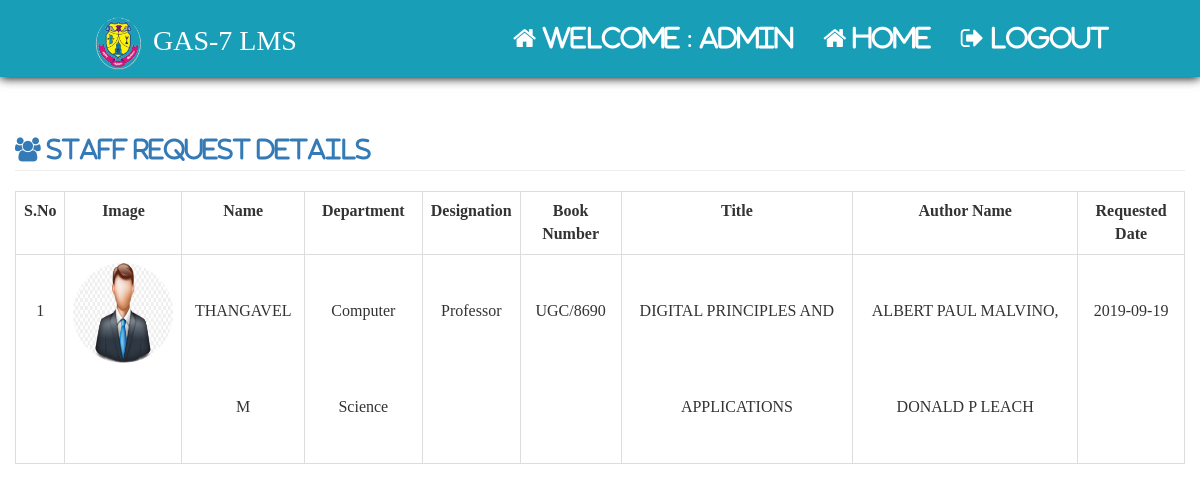
Page /admin/__admin_staff_requested_details.php (signed in) on the committed database.
### tables this page shows
CREATE TABLE `settings` (
  `id` int NOT NULL AUTO_INCREMENT,
  `app_name` varchar(30) NOT NULL,
  `app_decp` varchar(300) DEFAULT NULL,
  `app_logo` varchar(80) NOT NULL,
  `fine` int NOT NULL,
  `fine_stf_days` int NOT NULL,
  `fine_std_days` int NOT NULL,
  `smtp_host` varchar(33) NOT NULL,
  `smtp_port` varchar(10) NOT NULL,
  `smtp_user` varchar(30) NOT NULL,
  `smtp_pass` varchar(30) NOT NULL,
  `smtp_sec_type` enum('ssl','tls') NOT NULL,
  PRIMARY KEY (`id`)
);

CREATE TABLE `staff_department` (
  `id` int NOT NULL AUTO_INCREMENT,
  `s_d_name` varchar(64) NOT NULL,
  PRIMARY KEY (`id`)
);

CREATE TABLE `staff` (
  `sid` int NOT NULL AUTO_INCREMENT,
  `regno` varchar(150) NOT NULL,
  `sname` varchar(150) NOT NULL,
  `semail` varchar(200) NOT NULL,
  `did` int NOT NULL,
  `id` int NOT NULL,
  `contact` varchar(150) NOT NULL,
  `gender` enum('male','female') NOT NULL,
  `image` varchar(300) NOT NULL,
  `role` char(20) NOT NULL,
  PRIMARY KEY (`sid`),
  KEY `id` (`id`),
  KEY `did` (`did`),
  CONSTRAINT `staff_ibfk_2` FOREIGN KEY (`id`) REFERENCES `designation` (`id`) ON DELETE RESTRICT ON UPDATE RESTRICT,
  CONSTRAINT `staff_ibfk_4` FOREIGN KEY (`did`) REFERENCES `department` (`did`) ON DELETE RESTRICT
);

CREATE TABLE `designation` (
  `id` int NOT NULL AUTO_INCREMENT,
  `designation` varchar(150) NOT NULL,
  PRIMARY KEY (`id`)
);

CREATE TABLE `books` (
  `bid` int NOT NULL AUTO_INCREMENT,
  `sno` varchar(150) NOT NULL,
  `bno` varchar(20) NOT NULL,
  `bcode` varchar(50) DEFAULT NULL,
  `title` varchar(150) NOT NULL,
  `aname` varchar(150) NOT NULL,
  `publication` varchar(150) NOT NULL,
  `price` varchar(150) NOT NULL,
  `alamara` varchar(150) NOT NULL,
  `rack` varchar(150) NOT NULL,
  `status` int NOT NULL,
  `sstatus` int NOT NULL,
  PRIMARY KEY (`bid`)
);

CREATE TABLE IF NOT EXISTS `staff_barrow_books` (
  `sbid` int(11) NOT NULL AUTO_INCREMENT,
  `sid` int(11) NOT NULL,
  `bid` int(11) NOT NULL,
  `request_date` date NOT NULL,
  `return_date` date NOT NULL,
  `today` date NOT NULL,
  `status` int(11) NOT NULL,
  PRIMARY KEY (`sbid`)
);

### admin/__admin_staff_requested_details.php (the view, shortened to what this page needs)
<?php
	include"../include/config.php";
?>
<html>
	<head>
		<?php
			include"../include/head.php";
		?>
	</head>
	<body>
		<?php include"admin_home_nav.php";?>
		<div class="col-md-12">
							<?php
				$qry="Select books.title, books.bid, books.aname, books.sno, books.bno,staff_barrow_books.bid,staff_barrow_books.sbid,
 					staff_barrow_books.request_date, staff_barrow_books.return_date,
  					staff_barrow_books.today, staff_barrow_books.sid, staff.regno, staff.sname,
  					staff.image, staff_department.s_d_name, staff.did, staff.id, designation.id,
  					designation.designation, books.status
					From staff_department Inner Join
  					staff On staff.did = staff_department.id Inner Join
  					staff_barrow_books On staff.sid = staff_barrow_books.sid Inner Join
					books On books.bid = staff_barrow_books.bid Inner Join
  					designation On staff.id = designation.id where books.status>0 and books.status<3
				";
				$res=$con->query($qry);
				if($res->num_rows>0)
				{
					echo"
					<h3 class='page-header text-primary'><i class='fa fa-users'> Staff Request details</i></h3>
					<table class='table table-bordered'>
							<tr>
								<th style='text-align:center'>S.No</th>
								<th style='text-align:center'>Image</th>
								<th style='text-align:center'>Name</th>
								<th style='text-align:center'>Department</th>
								<th style='text-align:center'>Designation</th>
								<th style='text-align:center'>Book Number</th>
								<th style='text-align:center'>Title</th>
								<th style='text-align:center'>Author Name</th>
								<th style='text-align:center'>Requested Date</th>
							<!--	<th style='text-align:center'>Return Date</th>
								<th style='text-align:center'>Accept Request</th>
								<th style='text-align:center'>Cancel Request</th> -->
							</tr>";
					$i=1;
					while($row=$res->fetch_assoc())
					{
						echo"
							<tr id='hei'>
								<td style='text-align:center; line-height:6' >{$i}</td>
								<td style='text-align:center; line-height:6' ><img src='{$row['image']}' class='img img-circle image'></td>
								<td style='text-align:center; line-height:6' >{$row['sname']}</td>
								<td style='text-align:center; line-height:6' >{$row['s_d_name']}</td>
								<td style='text-align:center; line-height:6' >{$row['designation']}</td>
								<td style='text-align:center; line-height:6' >{$row['bno']}</td>
								<td style='text-align:center; line-height:6' >{$row['title']}</td>
								<td style='text-align:center; line-height:6' >{$row['aname']}</td>
								<td style='text-align:center; line-height:6' >{$row['request_date']}</td>
								";
								echo"
							</tr>
						";
						$i++;
					}
					echo"
						</table>
					";
				}
				else
				{
					echo"<div class='alert alert-danger'>Request Not Found...!!!</div>";
				}
			?>
		</div>
	</body>
</html>

### admin/admin_home_nav.php
<nav class="navbar navbar-inverse navbar-fixed-top">
	<div class="container-fluid">
		<div class="navbar-header">
			<a class="navbar-brand"><i class=""><img src="../img/logo.png" width="55px"></i> <?php echo $row["app_name"]; ?></a>
		</div>
		<ul class="nav navbar-nav navbar-right">
			<li><a href="#"><span class="fa fa-home"> Welcome : <?php echo $_SESSION['aname']?></span></a></li>
			<li><a href="admin_home.php"><span class="fa fa-home"> Home</span></a></li>
			<li><a href="../logout.php"><span class="fa fa-sign-out"> Logout</span></a></li>
		</ul>
	</div>
</nav>

### css/style.css (style rules this page uses)
.navbar { position: relative; min-height: 75px; margin-bottom: 20px; border: 1px solid transparent; box-shadow: 0px 1px 10px black; }
.navbar-nav>li>a { padding-top: 25px; padding-bottom:25px; }
body { font-family:Times New Roman; font-size:20px; line-height: 1.42857143; color: #333; background-color: #fff; }
.navbar-inverse .navbar-nav>li>a { color: white; font-size:25px; }
.navbar-brand { float: left; height: 50px; padding: 15px 15px; font-size: 28px; line-height:1.7; }
.navbar-inverse .navbar-brand { color: white; }
.navbar>.container-fluid .navbar-brand { margin-left: 60px; }
.navbar-inverse { background-color:#199EB8; border-color:#199EB8; }
.navbar-right { float: right!important; margin-right: 60px; }

### admin/__admin_staff_requested_details.php (style rules this page uses)
.image { height:100px; width:100px; }

### rows in the picture
settings: app_name "GAS-7 LMS"
staff_department: staff.image (picture), staff.sname "THANGAVEL M", s_d_name "Computer Science", designation.designation "Professor", books.bno "UGC/8690", books.title "DIGITAL PRINCIPLES AND APPLICATIONS", books.aname "ALBERT PAUL MALVINO, DONALD P LEACH", staff_barrow_books.request_date "2019-09-19"

### other values in the picture
$_SESSION['aname'] "admin"
